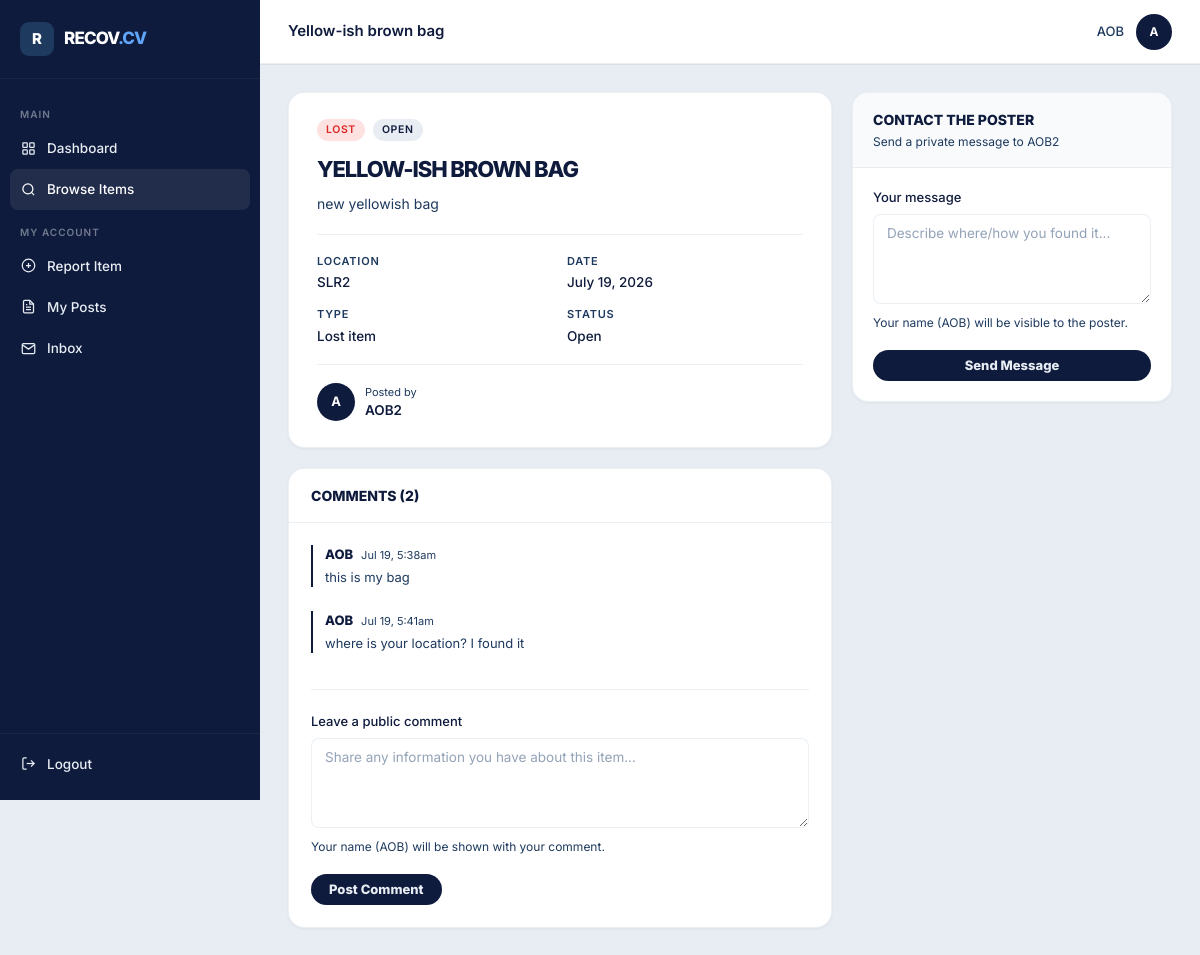
The page /pages/item.php?id=2 (signed in) on the database its author committed.
### tables this page shows
CREATE TABLE items (
            id            INTEGER PRIMARY KEY AUTOINCREMENT,
            user_id       INTEGER NOT NULL,
            item_name     TEXT NOT NULL,
            description   TEXT NOT NULL,
            type          TEXT NOT NULL,
            location      TEXT NOT NULL,
            date_reported TEXT NOT NULL,
            status        TEXT NOT NULL DEFAULT 'open',
            created_at    DATETIME DEFAULT CURRENT_TIMESTAMP,
            FOREIGN KEY (user_id) REFERENCES users(id)
        );

CREATE TABLE users (
            id       INTEGER PRIMARY KEY AUTOINCREMENT,
            name     TEXT NOT NULL,
            email    TEXT NOT NULL UNIQUE,
            password TEXT NOT NULL,
            created_at DATETIME DEFAULT CURRENT_TIMESTAMP
        );

### pages/item.php (the view, shortened to what this page needs)
<?php
require_once __DIR__ . '/../config/db.php';
$uid = $_SESSION['user_id'];
$item_id = (int) ($_GET['id'] ?? 0);
$stmt = $pdo->prepare(
    "SELECT i.*, u.name AS poster_name
     FROM items i JOIN users u ON i.user_id = u.id
     WHERE i.id = ?"
);
$stmt->execute([$item_id]);
$item = $stmt->fetch();
$is_owner = $item['user_id'] == $uid;
$comments = $pdo->prepare(
    "SELECT c.*, u.name AS commenter_name
     FROM comments c JOIN users u ON c.user_id = u.id
     WHERE c.item_id = ?
     ORDER BY c.created_at ASC"
);
$comments->execute([$item_id]);
$comments = $comments->fetchAll();
$responses = [];
function initials_from(string $name): string {
    $p = explode(' ', trim($name));
    return strtoupper(substr($p[0], 0, 1) . (isset($p[1]) ? substr($p[1], 0, 1) : ''));
}
$page_title  = htmlspecialchars($item['item_name']);
$active_page = 'browse';
include __DIR__ . '/../includes/head.php';
include __DIR__ . '/../includes/sidebar.php';
?>
<div class="detail-layout">
  <div>
    <div class="item-detail-card">
      <div class="flex gap-2 items-center">
        <span class="badge badge-<?php echo $item['type']; ?>"><?php echo strtoupper($item['type']); ?></span>
        <span class="badge badge-<?php echo $item['status']; ?>"><?php echo ucfirst(str_replace('_', ' ', $item['status'])); ?></span>
      </div>
      <h1 class="item-title"><?php echo htmlspecialchars($item['item_name']); ?></h1>
      <p class="item-description"><?php echo nl2br(htmlspecialchars($item['description'])); ?></p>
      <div class="item-facts">
        <div>
          <div class="item-fact-label">Location</div>
          <div class="item-fact-value"><?php echo htmlspecialchars($item['location']); ?></div>
        </div>
        <div>
          <div class="item-fact-label">Date</div>
          <div class="item-fact-value"><?php echo date('F j, Y', strtotime($item['date_reported'])); ?></div>
        </div>
        <div>
          <div class="item-fact-label">Type</div>
          <div class="item-fact-value"><?php echo ucfirst($item['type']); ?> item</div>
        </div>
        <div>
          <div class="item-fact-label">Status</div>
          <div class="item-fact-value"><?php echo ucfirst(str_replace('_', ' ', $item['status'])); ?></div>
        </div>
      </div>
      <div class="poster-row">
        <div class="user-avatar" style="width:38px;height:38px;font-size:13px;">
          <?php echo initials_from($item['poster_name']); ?>
        </div>
        <div class="poster-info">
          <div class="poster-label">Posted by</div>
          <div class="poster-name"><?php echo htmlspecialchars($item['poster_name']); ?></div>
        </div>
      </div>
    </div>
    <div class="card">
      <div class="card-header">
        <span class="card-title">Comments (<?php echo count($comments); ?>)</span>
      </div>
      <div class="card-body">
        <?php if (empty($comments)): ?>
          <p class="text-muted" style="text-align:center; padding:20px 0;">No comments yet. Be the first to leave one.</p>
        <?php else: ?>
          <div class="comment-list mb-4">
            <?php foreach ($comments as $c): ?>
              <div class="comment">
                <div class="comment-bubble">
                  <div class="comment-meta">
                    <span class="comment-name"><?php echo htmlspecialchars($c['commenter_name']); ?></span>
                    <span class="comment-time"><?php echo date('M j, g:ia', strtotime($c['created_at'])); ?></span>
                  </div>
                  <div class="comment-body"><?php echo nl2br(htmlspecialchars($c['body'])); ?></div>
                </div>
              </div>
            <?php endforeach; ?>
          </div>
        <?php endif; ?>
        <div class="divider"></div>
        <form action="/actions/post_comment.php" method="POST">
          <div class="form-group">
            <label class="form-label">Leave a public comment</label>
            <textarea class="form-control" name="body" placeholder="Share any information you have about this item..." required></textarea>
            <div class="form-hint">Your name (<?php echo htmlspecialchars($_SESSION['user_name']); ?>) will be shown with your comment.</div>
          </div>
          <button class="btn btn-primary" type="submit">Post Comment</button>
        </form>
      </div>
    </div>
  </div>
  <div>
    <?php if ($is_owner): ?>
      <div class="side-panel">
        <div class="side-panel-header">
          <h3>Private Responses</h3>
          <p>Only you can see these messages</p>
        </div>
        <div class="side-panel-body">
          <?php if (empty($responses)): ?>
            <p class="text-muted" style="font-size:13px;">No one has responded privately yet.</p>
          <?php else: ?>
            <div class="list-gap">
              <?php foreach ($responses as $r): ?>
                <div style="border:1px solid var(--border); border-radius:8px; padding:14px;">
                  <div class="flex items-center gap-2 mb-2">
                    <div class="user-avatar" style="width:30px;height:30px;font-size:11px;">
                      <?php echo initials_from($r['sender_name']); ?>
                    </div>
                    <div>
                      <div style="font-size:13px; font-weight:600;"><?php echo htmlspecialchars($r['sender_name']); ?></div>
                      <div class="comment-time"><?php echo date('M j, g:ia', strtotime($r['created_at'])); ?></div>
                    </div>
                  </div>
                  <p style="font-size:13px; color:var(--text-muted); line-height:1.6;"><?php echo nl2br(htmlspecialchars($r['message'])); ?></p>
                </div>
              <?php endforeach; ?>
            </div>
          <?php endif; ?>
        </div>
      </div>
    <?php elseif ($item['status'] !== 'resolved'): ?>
      <div class="side-panel">
        <div class="side-panel-header">
          <h3>Contact the Poster</h3>
          <p>Send a private message to <?php echo htmlspecialchars($item['poster_name']); ?></p>
        </div>
        <div class="side-panel-body">
          <form action="/actions/post_response.php" method="POST">
            <div class="form-group">
              <label class="form-label">Your message</label>
              <textarea class="form-control"
                        name="message"
                        placeholder="<?php echo $item['type'] === 'lost' ? 'Describe where/how you found it...' : 'Explain why this item is yours...'; ?>"
                        required></textarea>
              <div class="form-hint">Your name (<?php echo htmlspecialchars($_SESSION['user_name']); ?>) will be visible to the poster.</div>
            </div>
            <button class="btn btn-primary btn-full" type="submit">Send Message</button>
          </form>
        </div>
      </div>
    <?php endif; ?>
  </div>
</div>
<?php include __DIR__ . '/../includes/footer.php'; ?>

### includes/sidebar.php (shortened to what this page needs)
<?php
$name_parts = explode(' ', trim($_SESSION['user_name'] ?? 'User'));
$initials   = strtoupper(substr($name_parts[0], 0, 1) . (isset($name_parts[1]) ? substr($name_parts[1], 0, 1) : ''));
?>
<aside class="sidebar">
  <div class="sidebar-logo">
    <a href="/pages/dashboard.php">
      <div class="logo-icon">R</div>
      <div class="logo-text">recov<span class="cv">.cv</span></div>
    </a>
  </div>
  <nav class="sidebar-nav">
    <span class="nav-label">Main</span>
    <a href="/pages/dashboard.php" class="nav-item <?php echo $active_page === 'dashboard' ? 'active' : ''; ?>">
      <svg viewBox="0 0 24 24" fill="none" stroke="currentColor" stroke-width="2"><rect x="3" y="3" width="7" height="7" rx="1"/><rect x="14" y="3" width="7" height="7" rx="1"/><rect x="14" y="14" width="7" height="7" rx="1"/><rect x="3" y="14" width="7" height="7" rx="1"/></svg>
      Dashboard
    </a>
    <a href="/pages/browse.php" class="nav-item <?php echo $active_page === 'browse' ? 'active' : ''; ?>">
      <svg viewBox="0 0 24 24" fill="none" stroke="currentColor" stroke-width="2"><circle cx="11" cy="11" r="8"/><path d="m21 21-4.35-4.35"/></svg>
      Browse Items
    </a>
    <span class="nav-label">My Account</span>
    <a href="/pages/post_item.php" class="nav-item <?php echo $active_page === 'post' ? 'active' : ''; ?>">
      <svg viewBox="0 0 24 24" fill="none" stroke="currentColor" stroke-width="2"><circle cx="12" cy="12" r="10"/><path d="M12 8v8M8 12h8"/></svg>
      Report Item
    </a>
    <a href="/pages/my_posts.php" class="nav-item <?php echo $active_page === 'my_posts' ? 'active' : ''; ?>">
      <svg viewBox="0 0 24 24" fill="none" stroke="currentColor" stroke-width="2"><path d="M14 2H6a2 2 0 0 0-2 2v16a2 2 0 0 0 2 2h12a2 2 0 0 0 2-2V8z"/><polyline points="14 2 14 8 20 8"/><line x1="16" y1="13" x2="8" y2="13"/><line x1="16" y1="17" x2="8" y2="17"/><polyline points="10 9 9 9 8 9"/></svg>
      My Posts
    </a>
    <a href="/pages/responses.php" class="nav-item <?php echo $active_page === 'inbox' ? 'active' : ''; ?>">
      <svg viewBox="0 0 24 24" fill="none" stroke="currentColor" stroke-width="2"><path d="M4 4h16c1.1 0 2 .9 2 2v12c0 1.1-.9 2-2 2H4c-1.1 0-2-.9-2-2V6c0-1.1.9-2 2-2z"/><polyline points="22,6 12,13 2,6"/></svg>
      Inbox
    </a>
  </nav>
  <div class="sidebar-footer">
    <a href="/logout.php" class="nav-item">
      <svg viewBox="0 0 24 24" fill="none" stroke="currentColor" stroke-width="2"><path d="M9 21H5a2 2 0 0 1-2-2V5a2 2 0 0 1 2-2h4"/><polyline points="16 17 21 12 16 7"/><line x1="21" y1="12" x2="9" y2="12"/></svg>
      Logout
    </a>
  </div>
</aside>
<div class="main">
  <header class="topbar">
    <div class="topbar-title"><?php echo htmlspecialchars($page_title ?? 'Dashboard'); ?></div>
    <div class="topbar-right">
      <span class="user-name"><?php echo htmlspecialchars($_SESSION['user_name'] ?? ''); ?></span>
      <div class="user-avatar"><?php echo $initials; ?></div>
    </div>
  </header>
  <div class="content">

### rows shown on the page
items: item_name "Yellow-ish brown bag", type "LOST", status "OPEN", item_name "YELLOW-ISH BROWN BAG", description "new yellowish bag", location "SLR2", date_reported "July 19, 2026", type "Lost", status "Open", user.name "A", user.name "AOB2"

### other values the page prints
$_SESSION['user_name'] "AOB"
$initials "A"
count($comments) "2"
$c['commenter_name'] "AOB"
date('M j, g:ia', strtotime($c['created_at'])) "Jul 19, 5:38am"
$c['body'] "this is my bag"
date('M j, g:ia', strtotime($c['created_at'])) "Jul 19, 5:41am"
$c['body'] "where is your location? I found it"
